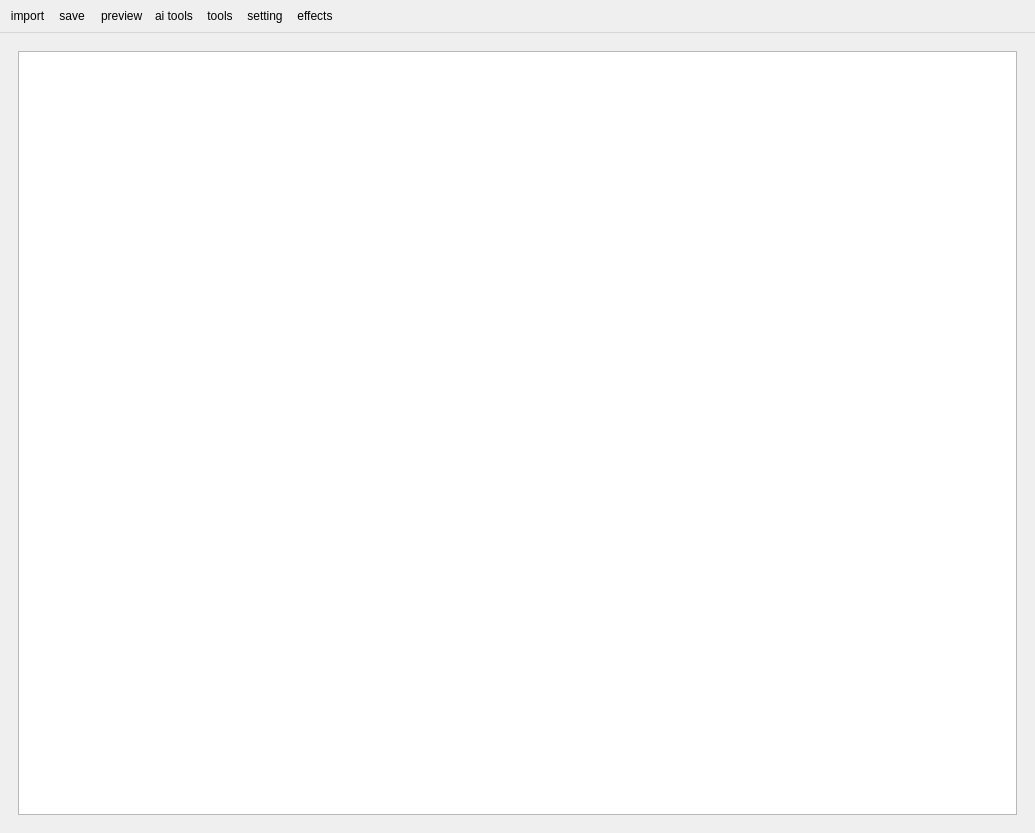
<?xml version="1.0" encoding="UTF-8"?>
<ui version="4.0">
 <class>MainWindow</class>
 <widget class="QMainWindow" name="MainWindow">
  <property name="geometry">
   <rect>
    <x>0</x>
    <y>0</y>
    <width>1035</width>
    <height>833</height>
   </rect>
  </property>
  <property name="windowTitle">
   <string>MainWindow</string>
  </property>
  <widget class="QWidget" name="centralwidget">
   <layout class="QGridLayout" name="gridLayout">
    <item row="1" column="0">
     <widget class="QWidget" name="widget" native="true">
      <layout class="QGridLayout" name="gridLayout_2">
       <item row="0" column="0">
        <widget class="QGraphicsView" name="graphicsView"/>
       </item>
      </layout>
     </widget>
    </item>
   </layout>
  </widget>
  <widget class="QMenuBar" name="menuBar">
   <property name="geometry">
    <rect>
     <x>0</x>
     <y>0</y>
     <width>1035</width>
     <height>33</height>
    </rect>
   </property>
   <property name="defaultUp">
    <bool>false</bool>
   </property>
   <property name="nativeMenuBar">
    <bool>true</bool>
   </property>
   <widget class="QMenu" name="menuimport">
    <property name="title">
     <string>import</string>
    </property>
   </widget>
   <widget class="QMenu" name="menusave">
    <property name="title">
     <string>save</string>
    </property>
   </widget>
   <widget class="QMenu" name="menu_preview">
    <property name="title">
     <string>
preview</string>
    </property>
   </widget>
   <widget class="QMenu" name="menu_ai_tools">
    <property name="title">
     <string>ai tools</string>
    </property>
   </widget>
   <widget class="QMenu" name="menutools">
    <property name="title">
     <string>tools</string>
    </property>
   </widget>
   <widget class="QMenu" name="menusetting">
    <property name="title">
     <string>setting</string>
    </property>
   </widget>
   <widget class="QMenu" name="menueffects">
    <property name="title">
     <string>effects</string>
    </property>
    <addaction name="separator"/>
    <addaction name="action1"/>
   </widget>
   <addaction name="menuimport"/>
   <addaction name="menusave"/>
   <addaction name="menu_preview"/>
   <addaction name="menu_ai_tools"/>
   <addaction name="menutools"/>
   <addaction name="menusetting"/>
   <addaction name="menueffects"/>
  </widget>
  <action name="action1">
   <property name="text">
    <string>1</string>
   </property>
  </action>
 </widget>
 <resources/>
 <connections/>
</ui>
